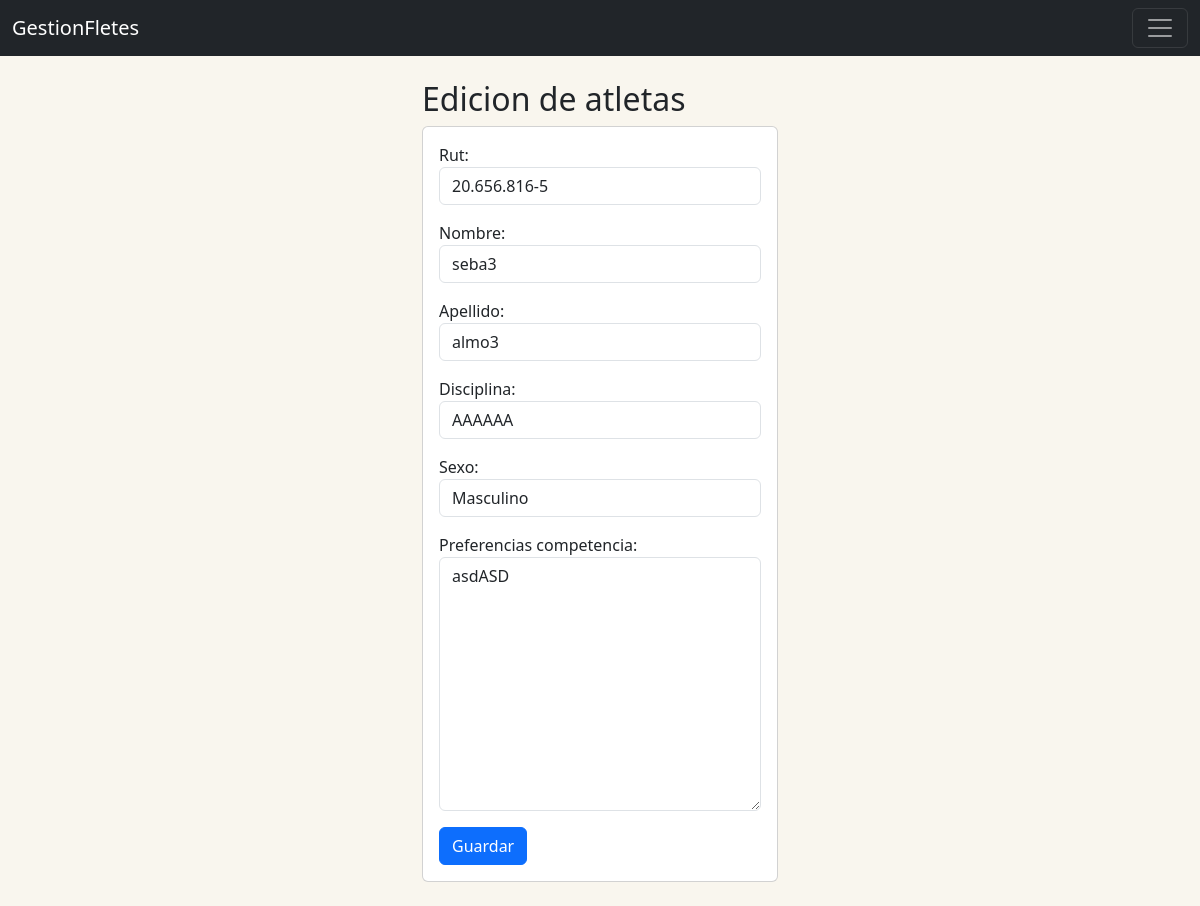
/atletas/editarAtleta/4/, run on the app's committed database.
### CrudAtletas/models.py (models this page shows, shortened)
class Atleta(models.Model):
    SEXO_CHOICES = [
        ('F', 'Femenino'),
        ('M', 'Masculino'),
    ]
    atletaID = models.AutoField(primary_key=True)
    rut = models.CharField(unique= True, max_length=12, validators=[validate_rut], error_messages={
            'unique': " Ya existe un Usuario con este RUt.",
        })
    nombre = models.CharField(max_length=30)
    apellido = models.CharField(max_length=30)
    disciplina = models.CharField(max_length=30)
    sexo = models.CharField(max_length=1, choices=SEXO_CHOICES)
    preferencias_competencia = models.TextField()

### CrudAtletas/views.py (the view)
# urls.py: path('editarAtleta/<int:atletaID>/', views.editarAtleta, name='editarAtleta'),
def editarAtleta(request, atletaID):
    atleta = Atleta.objects.get(atletaID=atletaID)
    if request.method == 'POST':
        form = AtletaForm(request.POST, instance=atleta)
        if form.is_valid():
            form.save()
            messages.success(request, 'Atleta Editado Correctamente!')
            return redirect('registrarAtleta')
        else:
            messages.error(request, 'Error al editar el atleta. Por favor, verifica los datos.')
    else:
        form = AtletaForm(instance=atleta)
    return render(request, 'edicionAtletas.html', {'form':form,"atletaID":atletaID})

### CrudAtletas/forms.py
class AtletaForm(forms.ModelForm):
    class Meta:
        model = Atleta
        fields = '__all__'

### CrudAtletas/templates/edicionAtletas.html (shortened to what this page needs)
{% extends "Base.html" %}
{% load widget_tweaks %}
{% block body %}
<div class="row">
    <div class="col-md-4 offset-md-4 ">
        <h2>Edicion de atletas</h2>
        <div class="card">
            <div class="card-body">
                <form action="{% url 'editarAtleta' atletaID %}" method="POST">
                    <div class="mb-3">
                        {{ form.rut.label_tag }}
                        {% render_field form.rut class="form-control" placeholder="Ej: 12.345.678-K" minlength="10" maxlength="12" %}
                    </div>
                    <div class="mb-3">
                        {{ form.nombre.label_tag }}
                        {% render_field form.nombre class="form-control" maxlength="30" %}
                    </div>
                    <div class="mb-3">
                        {{ form.apellido.label_tag }}
                        {% render_field form.apellido class="form-control" maxlength="30" %}
                    </div>
                    <div class="mb-3">
                        {{ form.disciplina.label_tag }}
                        {% render_field form.disciplina class="form-control" maxlength="30" %}
                    </div>
                    <div class="mb-3">
                        {{ form.sexo.label_tag }}
                        {% render_field form.sexo class="form-control" %}
                    </div>
                    <div class="mb-3">
                        {{ form.preferencias_competencia.label_tag }}
                        {% render_field form.preferencias_competencia class="form-control" %}
                    </div>
                    <button type="submit" class="btn btn-primary">Guardar</button>
                </form>
            </div>
        </div>
    </div>
</div>
{% endblock %}

### Home/static/css/gestionFletes.css (style rules this page uses)
body { background-color: #F9F6EE; }

### data on the page
Atleta: rut "20.656.816-5", nombre "seba3", apellido "almo3", disciplina "AAAAAA", sexo "Masculino", preferencias_competencia "asdASD"
